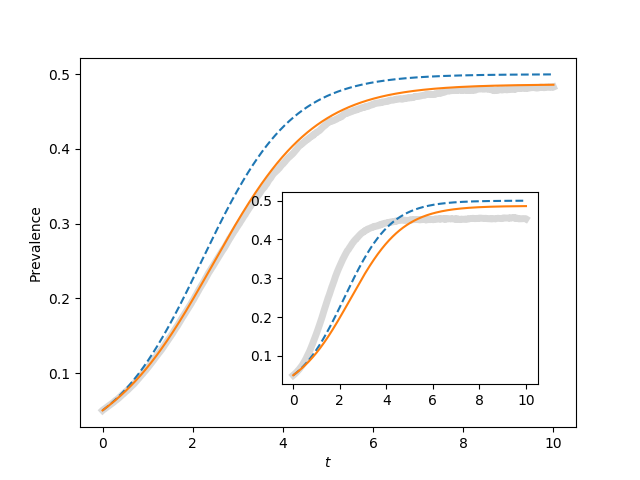

This figure's Python source:
import EoN
import networkx as nx
import matplotlib.pyplot as plt
import scipy


N=1000
gamma = 1.
iterations = 200
rho = 0.05
tmax = 10
tcount = 1001

report_times = scipy.linspace(0,tmax,tcount)

deg_dist1 = [18,22]*int((N/2)+0.01)
deg_dist2 = [5,35]*int((N/2)+0.01)
ax1 = plt.gca()#axes([0.1,0.1,0.9,0.9])
ax2 = plt.axes([0.44,0.2,0.4,0.4])
for deg_dist, ax in zip([deg_dist1, deg_dist2], [ax1, ax2]):
    kave = sum(deg_dist1)*1./N
    tau = 2*gamma/kave
    Isum = scipy.zeros(tcount)

    for counter in range(iterations):
        G = nx.configuration_model(deg_dist)
        t, S, I = EoN.fast_SIS(G, tau, gamma, tmax=tmax, rho=rho)
        I = I*1./N
        I = EoN.subsample(report_times, t, I)
        Isum += I
    ax.plot(report_times, Isum/iterations, color='grey', linewidth=5, alpha=0.3)
    
    S0 = (1-rho)*N
    I0 = rho*N
    
    t, S, I = EoN.SIS_homogeneous_meanfield(S0, I0, kave, tau, gamma, tmin=0, tmax=tmax, 
                                tcount=tcount)
    ax.plot(t, I/N, '--')

    SI0 = (1-rho)*N*kave*rho
    SS0 = (1-rho)*N*kave*(1-rho)
    t, S, I = EoN.SIS_homogeneous_pairwise(S0, I0, SI0, SS0, kave, tau, gamma, tmin = 0, 
                                tmax=tmax, tcount=tcount)
    ax.plot(t, I/N)

ax1.set_xlabel('$t$')
ax1.set_ylabel('Prevalence')

plt.savefig('fig4p10.png')